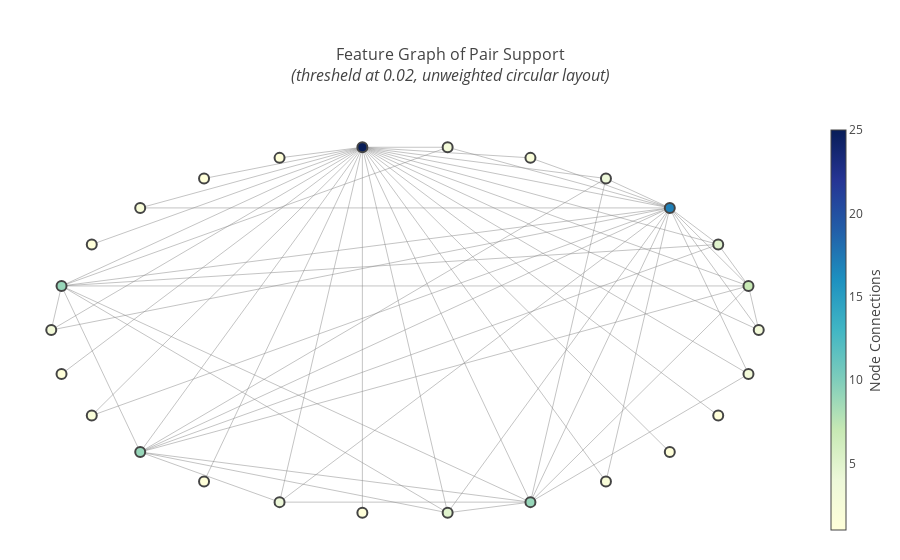

This figure's notebook cell:
### Code cell
build_network_viz(support_matrix,0.02,'circular')

### Figure 1 — Plotly figure (JSON) as saved in the notebook; plotly's stock layout.template omitted (floating-point values rounded to 4 significant figures; data arrays with more than 128 entries replaced by an {"elided": "..."} marker saying what was removed)
{"data": [{"hoverinfo": "none", "line": {"color": "#888", "width": 0.5}, "mode": "lines", "type": "scatter", "uid": "c4859311-0c2f-4754-8f93-6e8b7a356be4", "x": {"elided": "183 float values"}, "y": {"elided": "183 float values"}}, {"hoverinfo": "text", "marker": {"color": [3, 7, 5, 17, 4, 2, 3, 25, 1, 1, 2, 1, 9, 3, 1, 2, 9, 1, 4, 1, 5, 9, 2, 1, 1, 3], "colorbar": {"thickness": 15, "title": {"side": "right", "text": "Node Connections"}, "xanchor": "left"}, "colorscale": "YlGnBu", "line": {"width": 2}, "reversescale": true, "showscale": true, "size": 10}, "mode": "markers", "text": ["Feature: pip fruit<br>Connections: 3", "Feature: tropical fruit<br>Connections: 7", "Feature: root vegetables<br>Connections: 5", "Feature: other vegetables<br>Connections: 17", "Feature: sausage<br>Connections: 4", "Feature: pork<br>Connections: 2", "Feature: citrus fruit<br>Connections: 3", "Feature: whole milk<br>Connections: 25", "Feature: frankfurter<br>Connections: 1", "Feature: beef<br>Connections: 1", "Feature: butter<br>Connections: 2", "Feature: curd<br>Connections: 1", "Feature: yogurt<br>Connections: 9", "Feature: whipped/sour cream<br>Connections: 3", "Feature: frozen vegetables<br>Connections: 1", "Feature: domestic eggs<br>Connections: 2", "Feature: rolls/buns<br>Connections: 9", "Feature: brown bread<br>Connections: 1", "Feature: pastry<br>Connections: 4", "Feature: margarine<br>Connections: 1", "Feature: bottled water<br>Connections: 5", "Feature: soda<br>Connections: 9", "Feature: fruit/vegetable juice<br>Connections: 2", "Feature: bottled beer<br>Connections: 1", "Feature: newspapers<br>Connections: 1", "Feature: shopping bags<br>Connections: 3"], "type": "scatter", "uid": "0b461b0d-306c-4725-bc86-9d87a4615e4f", "x": [1, 0.9709, 0.8855, 0.7485, 0.5681, 0.3546, 0.1205, -0.1205, -0.3546, -0.5681, -0.7485, -0.8855, -0.9709, -1.0, -0.9709, -0.8855, -0.7485, -0.5681, -0.3546, -0.1205, 0.1205, 0.3546, 0.5681, 0.7485, 0.8855, 0.9709], "y": [-7.527e-09, 0.2393, 0.4647, 0.6631, 0.823, 0.935, 0.9927, 0.9927, 0.935, 0.823, 0.6631, 0.4647, 0.2393, -9.495e-08, -0.2393, -0.4647, -0.6631, -0.823, -0.935, -0.9927, -0.9927, -0.935, -0.823, -0.6631, -0.4647, -0.2393]}], "layout": {"hovermode": "closest", "margin": {"b": 20, "l": 5, "r": 5, "t": 120}, "showlegend": false, "title": {"font": {"size": 16}, "text": "Feature Graph of Pair Support<br><i>(thresheld at 0.02, unweighted circular layout)</i>"}, "xaxis": {"showgrid": false, "showticklabels": false, "zeroline": false}, "yaxis": {"showgrid": false, "showticklabels": false, "zeroline": false}}}
